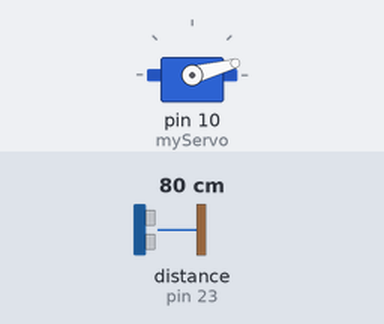
This sketch was run on a simulated Arduino Mega 2560, built with avr-gcc and run on an emulated ATmega2560. Parts: servo. Wiring (inferred from the names in the program): ultrasonic range finder: trigger pin 22; echo pin 23. The test bench sets the inputs (shaded band); at power-on: distance to the obstacle (sensor on pin 23) 80 cm. The echo pulse lasts 58.3 µs per cm; what the sketch prints to the serial monitor is not drawn.

Above: at 0.01 s.
1.3 s: distance to the obstacle (sensor on pin 23) set to 2 cm
At 2.0 s:
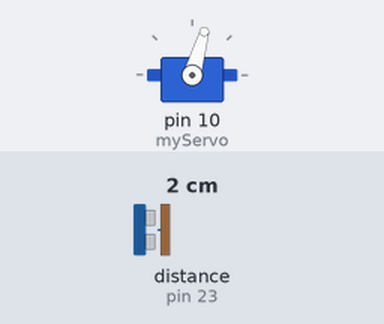
4.3 s: distance to the obstacle (sensor on pin 23) set to 299 cm
At 5.17 s:
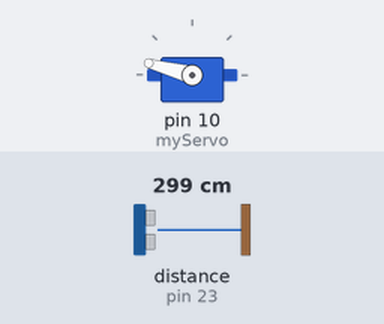
7.3 s: distance to the obstacle (sensor on pin 23) set to 4 cm
At 7.9 s:
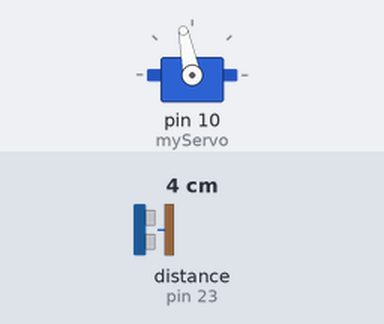
10.3 s: distance to the obstacle (sensor on pin 23) set to 35 cm
Timing chart, 0 to 14.3 s (numbered marks = the images above; inputs shaded):
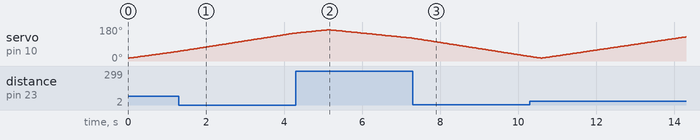

The sketch:

Arduino_Code.ino
```cpp
// Includes the Servo library
#include <AFMotor.h>
#include <Servo.h>.
// Defines Tirg and Echo pins of the Ultrasonic Sensor
const int trigPin = 22;
const int echoPin = 23;
// Variables for the duration and the distance
long duration;
int distance;
int anterior;
int promedio;
Servo myServo; // Creates a servo object for controlling the servo motor
void setup() {
  pinMode(trigPin, OUTPUT); // Sets the trigPin as an Output
  pinMode(echoPin, INPUT); // Sets the echoPin as an Input
  Serial.begin(9600);
  myServo.attach(10); // Defines on which pin is the servo motor attached

}
void loop() {
  // rotates the servo motor from 15 to 165 degrees
  for(int i=15;i<=165;i++){
  myServo.write(i);
  delay(30);
  distance = calculateDistance();// Calls a function for calculating the distance measured by the Ultrasonic sensor for each degree

  Serial.print(i); // Sends the current degree into the Serial Port
  Serial.print(","); // Sends addition character right next to the previous value needed later in the Processing IDE for indexing
  Serial.print(distance); // Sends the distance value into the Serial Port
  Serial.print("."); // Sends addition character right next to the previous value needed later in the Processing IDE for indexing
  }
  // Repeats the previous lines from 165 to 15 degrees
  for(int i=165;i>15;i--){
  myServo.write(i);
  delay(30);
  distance = calculateDistance();
  Serial.print(i);
  Serial.print(",");
  Serial.print(distance);
  Serial.print(".");
  }
}
// Function for calculating the distance measured by the Ultrasonic sensor
int calculateDistance(){


  digitalWrite(trigPin, LOW);
  delayMicroseconds(1);
  // Sets the trigPin on HIGH state for 10 micro seconds
  digitalWrite(trigPin, HIGH);
  delayMicroseconds(10);
  digitalWrite(trigPin, LOW);
  duration = pulseIn(echoPin, HIGH); // Reads the echoPin, returns the sound wave travel time in microseconds
  distance= duration*0.034/2;

  int aux=distance;
  promedio=(distance*anterior)/2;
  if(distance>promedio){
 distance=(distance+anterior);
  }
 else{
distance=anterior;
 }

 if (distance<10 || distance >4000){
  distance=anterior;
 }
 anterior=aux;
  return distance;

}
```
